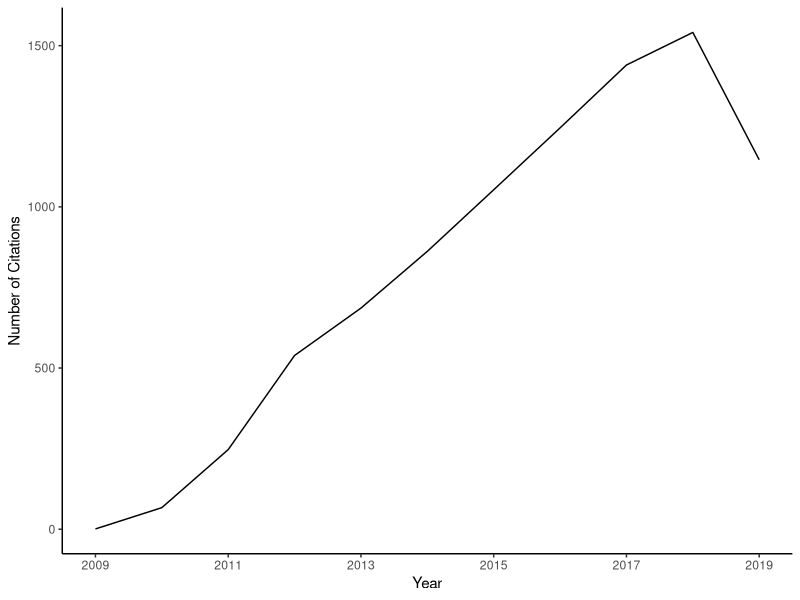
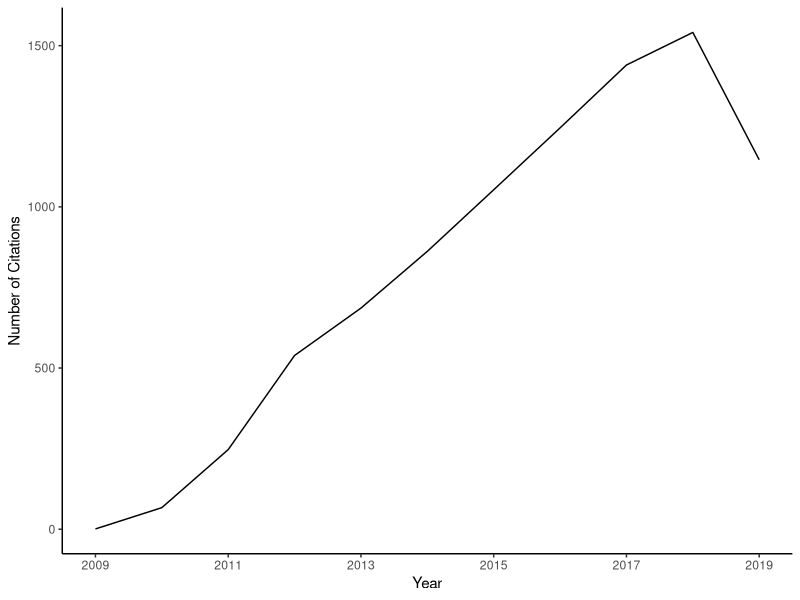

These charts were generated, in order, by the following R code:
library(tidyverse)

read_tsv('data/citations.tsv') %>%
	gather(-year, key="tool", value="citations") %>%
	filter(tool == "mothur") %>%
	ggplot(aes(x=year, y=citations)) +
		geom_line() +
		theme_classic() +
		labs(x="Year", y="Number of Citations") +
		scale_x_continuous(breaks=seq(2009,2019,2), labels=seq(2009,2019,2))

ggsave("figures/mothur_citations.pdf", width=6, height=4, units="in")
